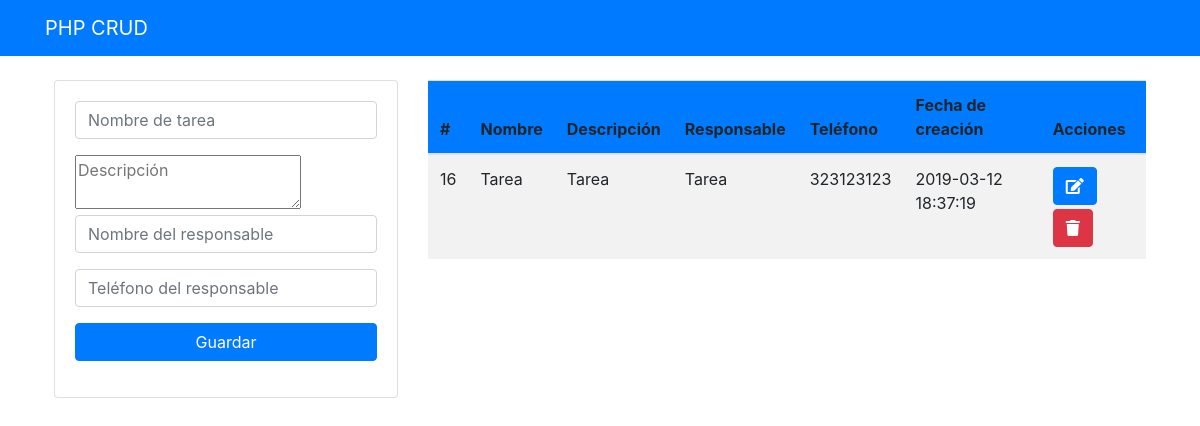
Before: / with the older database file.
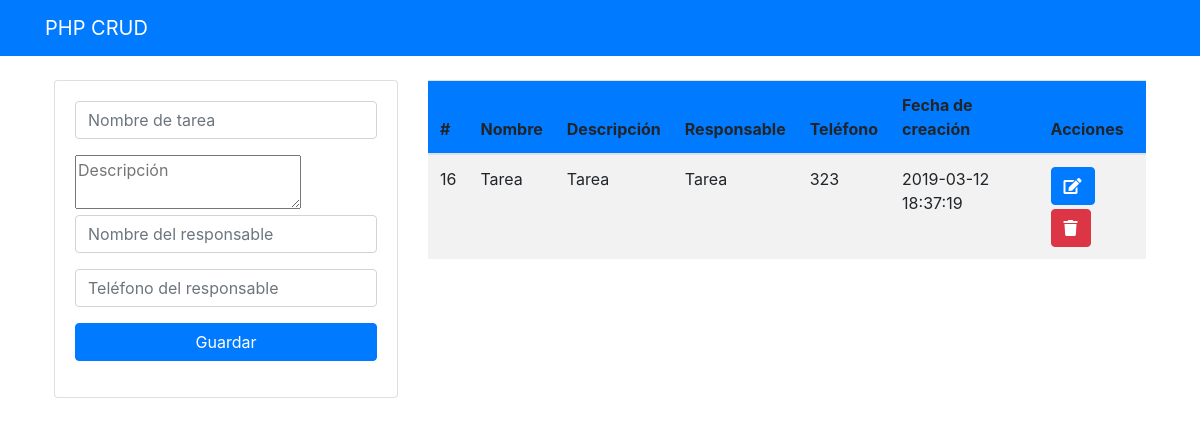
After: the same page with the newer database file.
### tables this page shows
CREATE TABLE `tareas` (
  `id` int(11) NOT NULL,
  `Nombre` varchar(255) NOT NULL,
  `Descripcion` text NOT NULL,
  `responsable` varchar(255) NOT NULL,
  `fechacreacion` timestamp NOT NULL DEFAULT CURRENT_TIMESTAMP,
  `telefono` varchar(11) NOT NULL
);

### index.php (the view, shortened to what this page needs)
<?php include("db.php")
?>
<?php include("includes/header.php")?>
<div class="container p-4">
<div class="row">
<div class="col-md-4 mb-3">
<div class="card card-body">
<form action="guardar.php" method="POST">
<div class="form-group">
<input type="text" name="nombre" class="form-control" placeholder="Nombre de tarea" autofocus>
</div>
<div class="form-grou">
<textarea name="descripcion" rows="2" class="from-control" placeholder="Descripción"></textarea>
</div>
<div class="form-group">
<input type="text" name="responsable" class="form-control" placeholder="Nombre del responsable">
</div>
<div class="form-group">
<input type="number" name="telefono" class="form-control" placeholder="Teléfono del responsable">
</div>
<input type="submit" class="btn btn-primary btn-block mb-3" name="guardar" value="Guardar">
</form>
</div>
</div>
<div class="col-md-8">
<table class="table table-striped">
<thead>
<tr class="bg-primary">
<th scope="col">#</th>
<th scope="col">Nombre</th>
<th scope="col">Descripción</th>
<th scope="col">Responsable</th>
<th scope="col">Teléfono</th>
<th scope="col">Fecha de creación</th>
<th scope="col">Acciones</th>
</tr>
<tbody>
<?php
$query = "SELECT * FROM tareas";
$result_tarea = mysqli_query($conn, $query);
while($row = mysqli_fetch_array($result_tarea)){ ?>
<tr>
<td><?php echo $row['id']?></td>
<td><?php echo $row['Nombre']?></td>
<td><?php echo $row['Descripcion']?></td>
<td><?php echo $row['responsable']?></td>
<td><?php echo $row['telefono']?></td>
<td><?php echo $row['fechacreacion']?></td>
<td>
<a href="editar.php?id=<?php echo $row['id']?>" class="btn btn-primary mb-1"><i class="fas fa-edit"></i></a>
<a href="eliminar.php?id=<?php echo $row['id']?>" class="btn btn-danger"><i class="fas fa-trash"></i></a>
</td>
</tr>
<?php } ?>
</tbody>
</thead>
</table>
</div>
</div>
</div>
<?php include("includes/footer.php")?>

### includes/header.php (shortened to what this page needs)
<!DOCTYPE html>
<html lang="en">
<head>
    <link rel="stylesheet" href="https://stackpath.bootstrapcdn.com/bootstrap/4.3.1/css/bootstrap.min.css">
    <link rel="stylesheet" href="https://use.fontawesome.com/releases/v5.7.2/css/all.css">
</head>
<body>
<nav class="navbar navbar-dark bg-primary">
<div class="container">
<a href="index.php" class="navbar-brand">PHP CRUD</a>
</div>
</nav>

### includes/footer.php (shortened to what this page needs)
</body>
</html>

Changed rows visible on the page:
changed tareas "Tarea": telefono "323123123" → "323"
